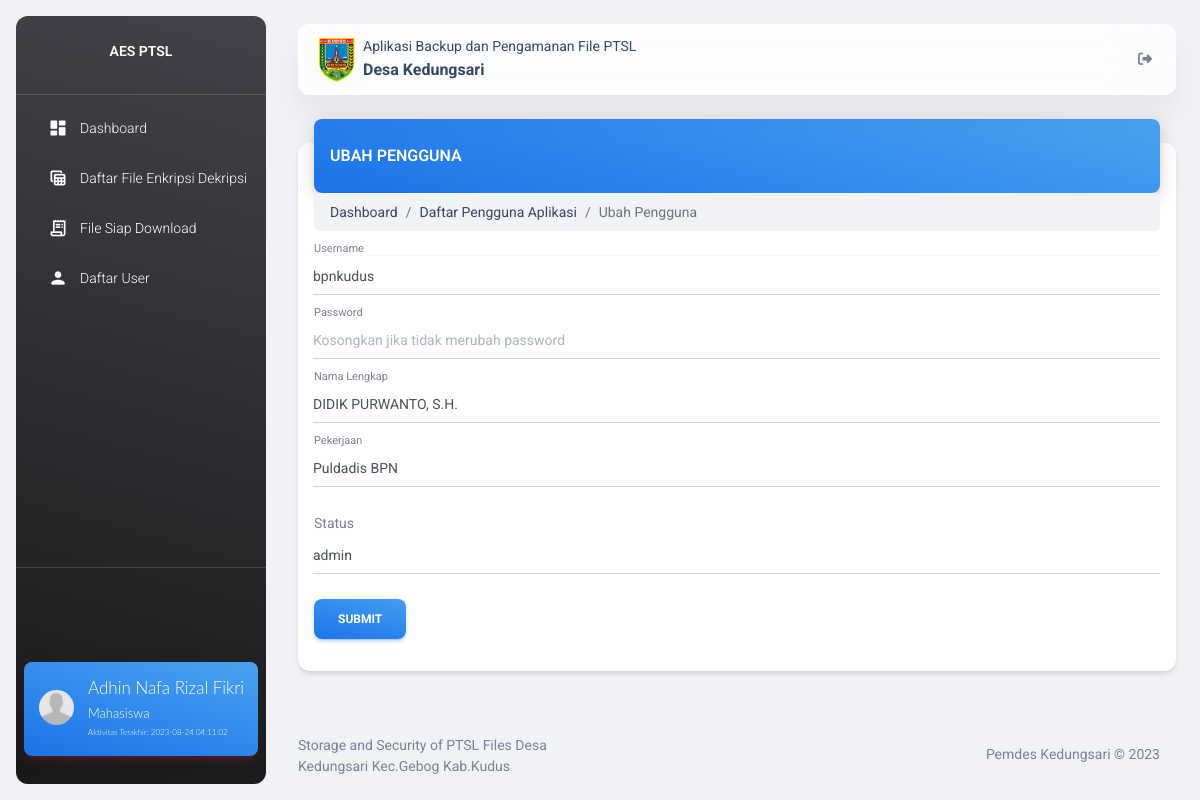
Page /dashboard/ubah_user.php?id_user=8 (signed in) on the committed database.
### tables this page shows
CREATE TABLE `users` (
  `id_user` int(11) NOT NULL,
  `username` varchar(15) NOT NULL,
  `password` varchar(100) DEFAULT NULL,
  `fullname` varchar(50) DEFAULT NULL,
  `job_title` varchar(50) DEFAULT NULL,
  `join_date` timestamp NULL DEFAULT NULL,
  `last_activity` timestamp NULL DEFAULT NULL,
  `status` enum('admin','user') DEFAULT NULL
);

### dashboard/ubah_user.php (the view, shortened to what this page needs)
<?php
include('../config.php');
?>
<!DOCTYPE html>
<html>
<?php
$user = $_SESSION['username'];
$query = mysqli_query($koneksi,"SELECT fullname,job_title,last_activity FROM users WHERE username='$user'");
$data = mysqli_fetch_array($query);
?>
  <head>
  <?php include('layout/header.php'); ?>
<?php include('layout/sidebar.php'); ?>
<div class="container-fluid py-4">
      <div class="row">
        <div class="col-12">
          <div class="card my-4">
            <div class="card-header p-0 position-relative mt-n4 mx-3 z-index-2">
              <div class="bg-gradient-info shadow-primary border-radius-lg pt-4 pb-3">
                <h6 class="text-white text-capitalize ps-3">UBAH PENGGUNA</h6>
              </div>
              <ol class="breadcrumb mb-0">
                  <li class="breadcrumb-item active"><a href="index.php">Dashboard</a></li>
                  <li class="breadcrumb-item active"><a href="daftar_user.php">Daftar Pengguna Aplikasi</a></li>
                  <li class="breadcrumb-item active">Ubah Pengguna</li>
              </ol>
            </div>
            <div class="card-body px-3 pb-2">
                <hr class="dark horizontal my-0">
                <?php
                $id_user = $_GET['id_user'];
                $query = mysqli_query($koneksi,"SELECT * FROM users WHERE id_user='$id_user'");
                $data2 = mysqli_fetch_array($query);
                ?>
                <form role="form" class="text-start" method="post" action="proses_ubah_user.php">
                  <fieldset>
                  <div class="input-group input-group-static mb-4 is-filled">
                    <label class="form-label" for="inputUser">Username</label>
                    <input type="text" class="form-control" id="inputUser" name="username" value="<?php echo $data2['username']; ?>" required>
                  </div>
                  <div class="input-group input-group-dynamic mb-4 is-filled">
                    <label class="form-label" for="inputPassword">Password</label>
                    <input type="password" class="form-control" id="inputPassword" name="pwdUser" placeholder="Kosongkan jika tidak merubah password">
                  </div>
                  <div class="input-group input-group-dynamic mb-4 is-filled">
                    <label class="form-label" for="inputNama">Nama Lengkap</label>
                    <input type="text" class="form-control" id="inputNama" name="fullname" value="<?php echo $data2['fullname']; ?>" required>
                  </div>
                  <div class="input-group input-group-dynamic mb-4 is-filled">
                    <label class="form-label" for="inputPekerjaan">Pekerjaan</label>
                    <input type="text" class="form-control" id="inputPekerjaan" name="pekerjaan" value="<?php echo $data2['job_title']; ?>"required>
                  </div>
                  <div class="input-group input-group-static mb-4">
                   <label for="inputStatus" class="ms-0">Status</label>
                   <select type="text" class="form-control" id="inputStatus" name="status" value="<?php echo $data2['status']; ?>"required>
                     <option>admin</option>
                   </select>
                 </div>
                  <div class="text-start">
                    <input type="submit" name="ubah_user" class="btn bg-gradient-info" >
                  </div>
                  </fieldset>
                </form>
                  <div class="card-footer p-1">
                  </div>
              </div>
            </div>
          </div>
        </div>
      </div>
<?php include('layout/footer.php'); ?>

### dashboard/layout/sidebar.php (shortened to what this page needs)
<body class="g-sidenav-show  bg-gray-200">
  <aside class="sidenav navbar navbar-vertical navbar-expand-xs border-0 border-radius-xl my-3 fixed-start ms-3   bg-gradient-dark" id="sidenav-main">
    <div class="sidenav-header">
      <a class="navbar-brand m-0" href=" " target="_blank">
        <center><span class="font-weight-bold text-white">AES PTSL</span></center>
      </a>
    </div>
    <hr class="horizontal light mt-0 mb-2">
    <div class="collapse navbar-collapse  w-auto  max-height-vh-100 ps" id="sidenav-collapse-main">
      <ul class="navbar-nav">
        <li class="nav-item" >
          <a class="nav-link text-white " href="index.php">
            <div class="text-white text-center me-2 d-flex align-items-center justify-content-center">
              <i class="material-icons opacity-10">dashboard</i>
            </div>
            <span class="nav-link-text ms-1">Dashboard</span>
          </a>
        </li>
        <?php
            $v = $_SESSION['username'];
            $query = mysqli_query($koneksi,"SELECT * FROM users WHERE username='$v'");
            $users = mysqli_fetch_array($query);
            if ($users['status'] == 'admin') {
              echo '<li class="nav-item ">
          <a class="nav-link text-white " href="daftar_file.php">
            <div class="text-white text-center me-2 d-flex align-items-center justify-content-center">
              <i class="material-icons opacity-10">table_view</i>
            </div>
            <span class="nav-link-text ms-1">Daftar File Enkripsi Dekripsi</span>
          </a>
        </li>
        <li class="nav-item">
          <a class="nav-link text-white " href="decrypt.php">
            <div class="text-white text-center me-2 d-flex align-items-center justify-content-center">
              <i class="material-icons opacity-10">receipt_long</i>
            </div>
            <span class="nav-link-text ms-1">File Siap Download</span>
          </a>
        </li>
        <li class="nav-item">
          <a class="nav-link text-white " href="daftar_user.php">
            <div class="text-white text-center me-2 d-flex align-items-center justify-content-center">
              <i class="material-icons opacity-10">person</i>
            </div>
            <span class="nav-link-text ms-1">Daftar User</span>
          </a>
        </li>';
            }else {
              echo "";
            }
             ?>
      </ul>
    </div>
    <hr class="horizontal light mt-0 mb-2">
    <div class="sidenav-footer position-absolute w-100 bottom-1 ">
      <div class="mx-2">
        <div class="bg-gradient-info shadow-primary border-radius-lg pt-0 pb-0">
        <div class="user-panel text-white">
            <div class="pull-left image">
              <img class="img-circle" src="../assets/images/user.png" width="45px" alt="User Image"></div>
            <div class="pull-left info">
              <p><?php echo $data['fullname']; ?></p>
              <p class="designation"><?php echo $data['job_title']; ?></p>
              <p class="designation2">Aktivitas Terakhir: <?php echo $data['last_activity'] ?></p>
            </div>
          </div>
        </div>
      </div>
    </div>
  </aside>
  <main class="main-content position-relative max-height-vh-100 h-100 border-radius-lg ">
    <nav class="navbar navbar-main navbar-expand-lg px-0 mx-4 border-radius-xl position-sticky blur shadow-blur mt-4 left-auto top-1 z-index-sticky" id="navbarBlur" navbar-scroll="true">
      <div class="container-fluid py-1 px-3">
        <img src="../assets/images/kudus.png" width="45px" alt="" srcset="">
        <nav aria-label="breadcrumb">
          <ol class="breadcrumb bg-transparent mb-0 pb-0 pt-0 px-1 me-sm-6 me-5">
            <li class="breadcrumb-item text-sm text-dark active" aria-current="page">Aplikasi Backup dan Pengamanan File PTSL</li>
          </ol>
          <h6 class="font-weight-bolder mb-0 px-1">Desa Kedungsari</h6>
        </nav>
        <div class="collapse navbar-collapse mt-sm-0 mt-2 me-md-0 me-sm-4" id="navbar">
          <ul class="navbar-nav  justify-content-end">
            <li class="nav-item dropdown pe-2 px-3 d-flex align-items-center">
              <a href="javascript:;" class="nav-link text-body p-0" id="dropdownMenuButton" data-bs-toggle="dropdown" aria-expanded="false">
                <i class="fa fa-sign-out cursor-pointer"></i>
              </a>
            </li>
          </ul>
        </div>
      </div>
    </nav>

### assets/css/datatables.css (style rules this page uses)
:root { --dt-row-selected: 13, 110, 253; --dt-row-selected-text: 255, 255, 255; --dt-row-selected-link: 9, 10, 11; }

### rows in the picture
users: fullname "Adhin Nafa Rizal Fikri", job_title "Mahasiswa", last_activity "2023-08-24 04:11:02"
users: username "bpnkudus", fullname "DIDIK PURWANTO, S.H.", pekerjaan "Puldadis BPN", status "admin"
